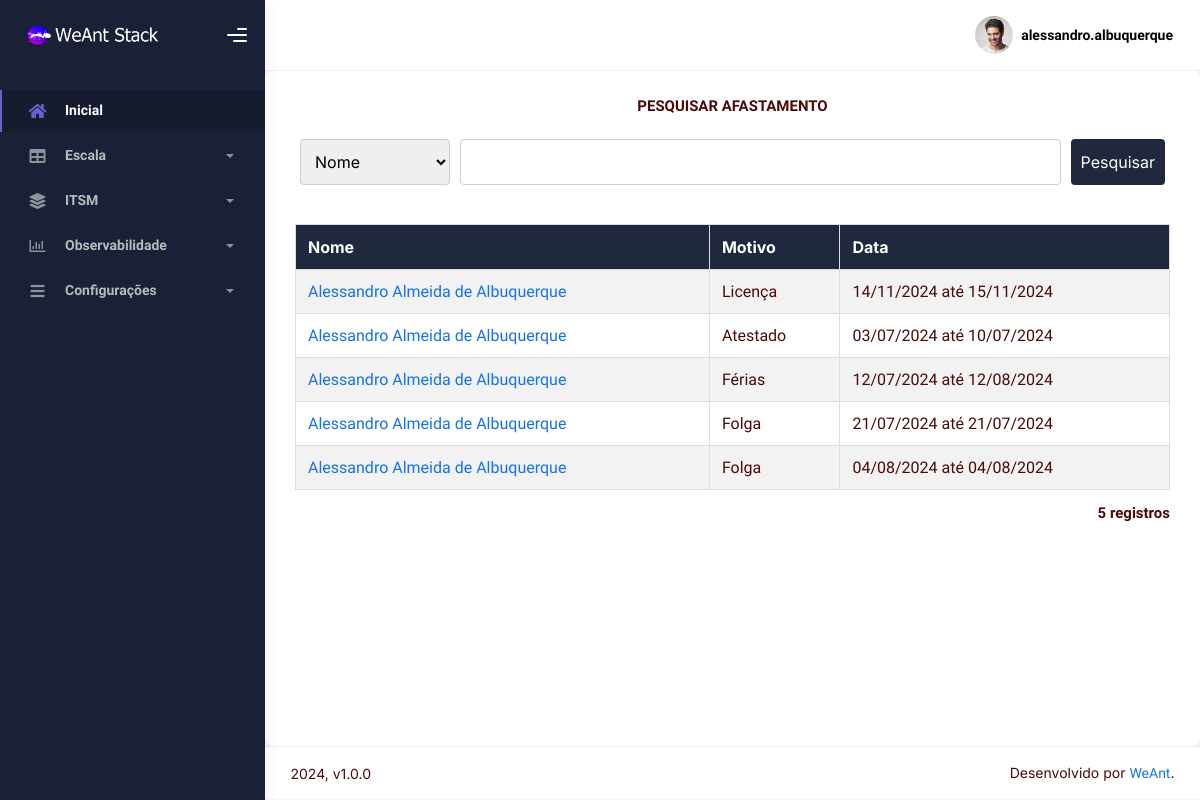
Page /pesquisarafastamento.php (signed in) on the earlier database version.
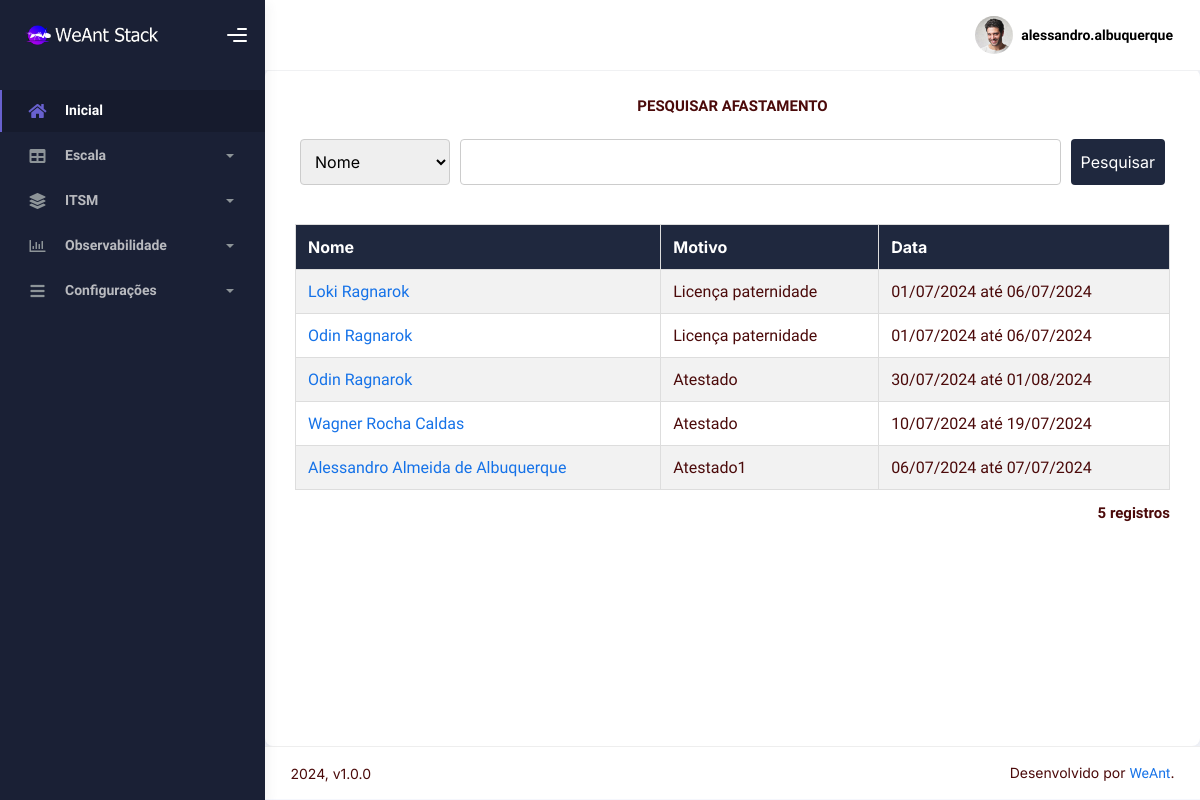
Same page on the later database version.
### tables this page shows
CREATE TABLE `usuario` (
  `id` int(11) NOT NULL,
  `login` varchar(60) NOT NULL,
  `senha` varchar(60) NOT NULL,
  `nome` varchar(60) NOT NULL,
  `cpf` varchar(60) NOT NULL,
  `nascimento` varchar(60) NOT NULL,
  `genero` varchar(60) NOT NULL,
  `email` varchar(60) NOT NULL,
  `telefone` varchar(60) NOT NULL,
  `departamento` varchar(60) DEFAULT NULL,
  `cargo` varchar(60) DEFAULT NULL,
  `nivel` varchar(60) NOT NULL,
  `pnivel` varchar(60) NOT NULL,
  `ativo` varchar(60) NOT NULL,
  `pativo` varchar(60) NOT NULL,
  `gerasenha` varchar(60) NOT NULL,
  `horario` varchar(60) NOT NULL,
  `dia` varchar(60) NOT NULL,
  `semana` varchar(60) NOT NULL,
  `mes` varchar(60) NOT NULL,
  `ano` varchar(60) NOT NULL,
  `operador` varchar(60) NOT NULL
);

CREATE TABLE `afastamento` (
  `id` int(11) NOT NULL,
  `id_usuario` int(11) NOT NULL,
  `motivo` varchar(60) NOT NULL,
  `datainicial` varchar(60) NOT NULL,
  `datafinal` varchar(60) NOT NULL
);

### sec/sec_verifica.php (called while the page is built, shortened)
<?php
include "config.php";
$nivel = $_SESSION['UsuarioNivel'];
$sqlc = "SELECT * FROM usuario WHERE id=" . $_SESSION['UsuarioID'];
  $query = $conn->query($sqlc);
    $dados = $query->fetch_assoc();
      $idlogado = $dados['id'];
      $usuariologado = $dados['login'];
$query_vdl_licenca = "SELECT * FROM licenca WHERE id_usuario = '$idlogado'";
  $resultado_vdl_licenca = $conn->query($query_vdl_licenca);
    $dados_vdl_licenca = $resultado_vdl_licenca->fetch_assoc();
      $tipo_vdl_licenca = $dados_vdl_licenca['tipo'];
?>

### pesquisarafastamento.php (the view, shortened to what this page needs)
<?php
include "tudo_cima.php";
?>
<p align="center">
 <b>PESQUISAR AFASTAMENTO</b>
</p>
<div class="search-form">
  <form action="" method="post" style="display: flex; width: 100%;">
    <select name="filtro">
      <option value="nome">Nome</option>
    </select>
    <input type="text" name="palavra" id="palavra"/>
    <input type="submit" value="Pesquisar"/>
  </form>
</div>
<?php
if (($nivel > 2 ) && ($tipo_vdl_licenca > 5)){
  $busca_query = "SELECT u.*, a.motivo, a.datainicial, a.datafinal
                  FROM usuario u
                  JOIN afastamento a ON u.id = a.id_usuario";
  $busca_query .= " ORDER BY u.id DESC";
}
$result = $conn->query($busca_query);
if ($result->num_rows > 0) {
?>
<div id="croll-container">
  <table class="legenda">
    <tr>
      <th>Nome</th>
      <th>Motivo</th>
      <th>Data</th>
    </tr>
    <?php
    while ($dados = $result->fetch_assoc()) {
      $query_afastamento = "SELECT * FROM afastamento WHERE id_usuario = " . $dados['id'] . "";
        $result_afastamento = $conn->query($query_afastamento);
          $dados_afatasmento = $result_afastamento->fetch_assoc();
      echo '<tr>';
      echo '<td><a href="editarafastamento.php?id=' . $dados_afatasmento['id'] . '">' . $dados['nome'] . '</a></td>';
      echo '<td>' . $dados['motivo'] . '</td>';
      echo '<td>' . $dados['datainicial'] . ' até ' . $dados['datafinal'] . '</td>';
      echo '</tr>';
    }
    ?>
  </table>
</div>
<div class="record-count">
  <?php
  $num_rows = $result->num_rows;
  echo "<p><b>$num_rows registros</b></p>";
  ?>
</div>
<?php
} else {
  echo "<p>Nenhum registro encontrado.</p>";
}
?>
<?php
include "tudo_baixo.php";
?>

### tudo_cima.php (shortened to what this page needs)
<?php
include "sec/sec_verifica.php";
?>
<html lang="br">
  <head>
    <link rel="stylesheet" href="assets/css/bootstrap.min.css" />
    <link rel="stylesheet" href="assets/css/plugins.min.css" />
    <link rel="stylesheet" href="assets/css/kaiadmin.min.css" />
    <link rel="stylesheet" href="assets/css/calendario.css" />
    <link rel="stylesheet" href="assets/css/usuarios.css" />
    <link rel="stylesheet" href="assets/css/contratos.css" />
    <link rel="stylesheet" href="assets/css/geral.css" />
    <link rel="stylesheet" href="assets/css/demo.css" />
  </head>
  <body>
    <div class="wrapper">
      <div class="sidebar" data-background-color="dark">
        <div class="sidebar-logo">
          <div class="logo-header" data-background-color="dark">
            <a class="logo">
              <img
                src="assets/img/kaiadmin/logo_light.png"
                alt="navbar brand"
                class="navbar-brand"
                height="20"
              />
            </a>
            <div class="nav-toggle">
              <button class="btn btn-toggle toggle-sidebar">
                <i class="gg-menu-right"></i>
              </button>
            </div>
          </div>
        </div>
        <div class="sidebar-wrapper scrollbar scrollbar-inner">
          <div class="sidebar-content">
            <ul class="nav nav-secondary">
              <li class="nav-item active">
                <a href="inicial.php">
                  <i class="fas fa-home"></i>
                  <p>Inicial</p>
                </a>
              </li>
              <li class="nav-item">
                <a data-bs-toggle="collapse" href="#escala">
                  <i class="fas fa-table"></i>
                  <p>Escala</p>
                  <span class="caret"></span>
                </a>
              </li>
              <li class="nav-item">
                <a data-bs-toggle="collapse" href="#itsm">
                  <i class="fas fa-layer-group"></i>
                  <p>ITSM</p>
                  <span class="caret"></span>
                </a>
              </li>
              <li class="nav-item">
                <a data-bs-toggle="collapse" href="#observabilidade">
                  <i class="far fa-chart-bar"></i>
                  <p>Observabilidade</p>
                  <span class="caret"></span>
                </a>
              </li>
              <li class="nav-item">
                <a data-bs-toggle="collapse" href="#configuracoes">
                  <i class="fas fa-bars"></i>
                  <p>Configurações</p>
                  <span class="caret"></span>
                </a>
              </li>
            </ul>
          </div>
        </div>
      </div>
      <div class="main-panel">
        <div class="main-header">
          <nav class="navbar navbar-header navbar-header-transparent navbar-expand-lg border-bottom">
            <div class="container-fluid">
              <ul class="navbar-nav topbar-nav ms-md-auto align-items-center">
                <li class="nav-item topbar-user dropdown hidden-caret">
                  <a
                    class="dropdown-toggle profile-pic"
                    data-bs-toggle="dropdown"
                    href="#"
                    aria-expanded="false"
                  >
                    <div class="avatar-sm">
                      <img
                        src="assets/img/profile.jpg"
                        alt="..."
                        class="avatar-img rounded-circle"
                      />
                    </div>
                    <span class="profile-username">
                      <span class="fw-bold"><?php echo $usuariologado ?></span>
                    </span>
                  </a>
                </li>
              </ul>
            </div>
          </nav>
        </div>
        <div class="container">
    <div class="page-inner">

### tudo_baixo.php (shortened to what this page needs)
</div>
</div>
        <footer class="footer">
          <div class="container-fluid d-flex justify-content-between">
            <div class="copyright">
              2024, v1.0.0
            </div>
            <div>
              Desenvolvido por
              <a target="_blank" href="index.php">WeAnt</a>.
            </div>
          </div>
        </footer>
      </div>
    </div>
  </body>
</html>

### assets/css/usuarios.css (style rules this page uses)
.legenda tr:first-child { background-color:#CECECE; }

### assets/css/geral.css (style rules this page uses)
body { font-family: 'Inter', sans-serif; margin: 0; padding: 0; color: #4b0a0a }
.btn { background-color: #450082; color: #fff; font-size: 14px; font-weight: 600; border: none !important; transition: all linear 160ms; cursor: pointer; margin: 0 !important; }

### pesquisarafastamento.php (style rules this page uses)
.container { flex: 1; width: 80%; margin: auto; background-color: #fff; padding: 20px; box-shadow: 0px 0px 10px rgba(0, 0, 0, 0.1); border-radius: 8px; }
.search-form { margin-bottom: 20px; display: flex; justify-content: center; align-items: center; }
.search-form select, .search-form input[type="text"], .search-form input[type="submit"] { padding: 10px; margin: 5px; border: 1px solid #ccc; border-radius: 4px; font-size: 16px; }
.search-form select { width: 150px; }
.search-form input[type="text"] { flex: 1; }
.search-form input[type="submit"] { background-color: #1f283e; color: white; border: none; cursor: pointer; transition: background-color 0.3s; }
table.legenda { width: 100%; border-collapse: collapse; margin-top: 20px; }
table.legenda th, table.legenda td { border: 1px solid #ddd; padding: 12px; text-align: left; }
table.legenda th { background-color: #1f283e; color: white; }
table.legenda tr:nth-child(even) { background-color: #f2f2f2; }
table.legenda tr:nth-child(odd) { background-color: #ffffff; }
.record-count { text-align: right; margin-top: 10px; }

Differences in the rows shown:
removed afastamento: id_usuario.nome "Alessandro Almeida de Albuquerque", motivo "Férias", datainicial "12/07/2024", datafinal "12/08/2024"
removed afastamento: id_usuario.nome "Alessandro Almeida de Albuquerque", motivo "Folga", datainicial "21/07/2024", datafinal "21/07/2024"
removed afastamento: id_usuario.nome "Alessandro Almeida de Albuquerque", motivo "Folga", datainicial "04/08/2024", datafinal "04/08/2024"
added afastamento: id_usuario.nome "Loki Ragnarok", motivo "Licença paternidade", datainicial "01/07/2024", datafinal "06/07/2024"
changed afastamento (number 2 of 5 on the later page): id_usuario.nome "Alessandro Almeida de Albuquerque" → "Odin Ragnarok"; motivo "Atestado" → "Licença paternidade"; datainicial "03/07/2024" → "01/07/2024"; datafinal "10/07/2024" → "06/07/2024"; moves up the list
added afastamento: id_usuario.nome "Odin Ragnarok", motivo "Atestado", datainicial "30/07/2024", datafinal "01/08/2024"
added afastamento: id_usuario.nome "Wagner Rocha Caldas", motivo "Atestado", datainicial "10/07/2024", datafinal "19/07/2024"
changed afastamento "Alessandro Almeida de Albuquerque": motivo "Licença" → "Atestado1"; datainicial "14/11/2024" → "06/07/2024"; datafinal "15/11/2024" → "07/07/2024"
